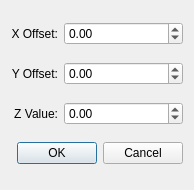
<?xml version="1.0" encoding="UTF-8"?>
<ui version="4.0">
 <class>CustomizationDialog</class>
 <widget class="QDialog" name="CustomizationDialog">
  <property name="geometry">
   <rect>
    <x>0</x>
    <y>0</y>
    <width>194</width>
    <height>190</height>
   </rect>
  </property>
  <property name="windowTitle">
   <string>X/Y/Z Customization</string>
  </property>
  <layout class="QGridLayout" name="gridLayout">
   <item row="0" column="0">
    <widget class="QLabel" name="label">
     <property name="text">
      <string>X Offset:</string>
     </property>
     <property name="alignment">
      <set>Qt::AlignRight|Qt::AlignTrailing|Qt::AlignVCenter</set>
     </property>
    </widget>
   </item>
   <item row="0" column="1">
    <widget class="QDoubleSpinBox" name="xSpin">
     <property name="sizePolicy">
      <sizepolicy hsizetype="Expanding" vsizetype="Fixed">
       <horstretch>0</horstretch>
       <verstretch>0</verstretch>
      </sizepolicy>
     </property>
     <property name="minimum">
      <double>-1000.000000000000000</double>
     </property>
     <property name="maximum">
      <double>1000.000000000000000</double>
     </property>
    </widget>
   </item>
   <item row="1" column="0">
    <widget class="QLabel" name="label_2">
     <property name="text">
      <string>Y Offset:</string>
     </property>
     <property name="alignment">
      <set>Qt::AlignRight|Qt::AlignTrailing|Qt::AlignVCenter</set>
     </property>
    </widget>
   </item>
   <item row="1" column="1">
    <widget class="QDoubleSpinBox" name="ySpin">
     <property name="sizePolicy">
      <sizepolicy hsizetype="Expanding" vsizetype="Fixed">
       <horstretch>0</horstretch>
       <verstretch>0</verstretch>
      </sizepolicy>
     </property>
     <property name="minimum">
      <double>-1000.000000000000000</double>
     </property>
     <property name="maximum">
      <double>1000.000000000000000</double>
     </property>
    </widget>
   </item>
   <item row="2" column="0">
    <widget class="QLabel" name="label_3">
     <property name="text">
      <string>Z Value:</string>
     </property>
     <property name="alignment">
      <set>Qt::AlignRight|Qt::AlignTrailing|Qt::AlignVCenter</set>
     </property>
    </widget>
   </item>
   <item row="2" column="1">
    <widget class="QDoubleSpinBox" name="zSpin">
     <property name="sizePolicy">
      <sizepolicy hsizetype="Expanding" vsizetype="Fixed">
       <horstretch>0</horstretch>
       <verstretch>0</verstretch>
      </sizepolicy>
     </property>
     <property name="minimum">
      <double>-3.000000000000000</double>
     </property>
     <property name="maximum">
      <double>3.000000000000000</double>
     </property>
     <property name="singleStep">
      <double>0.100000000000000</double>
     </property>
    </widget>
   </item>
   <item row="3" column="0" colspan="2">
    <widget class="QDialogButtonBox" name="buttonBox">
     <property name="orientation">
      <enum>Qt::Horizontal</enum>
     </property>
     <property name="standardButtons">
      <set>QDialogButtonBox::Cancel|QDialogButtonBox::Ok</set>
     </property>
    </widget>
   </item>
  </layout>
 </widget>
 <resources/>
 <connections>
  <connection>
   <sender>buttonBox</sender>
   <signal>accepted()</signal>
   <receiver>CustomizationDialog</receiver>
   <slot>accept()</slot>
   <hints>
    <hint type="sourcelabel">
     <x>248</x>
     <y>254</y>
    </hint>
    <hint type="destinationlabel">
     <x>157</x>
     <y>274</y>
    </hint>
   </hints>
  </connection>
  <connection>
   <sender>buttonBox</sender>
   <signal>rejected()</signal>
   <receiver>CustomizationDialog</receiver>
   <slot>reject()</slot>
   <hints>
    <hint type="sourcelabel">
     <x>316</x>
     <y>260</y>
    </hint>
    <hint type="destinationlabel">
     <x>286</x>
     <y>274</y>
    </hint>
   </hints>
  </connection>
 </connections>
</ui>
